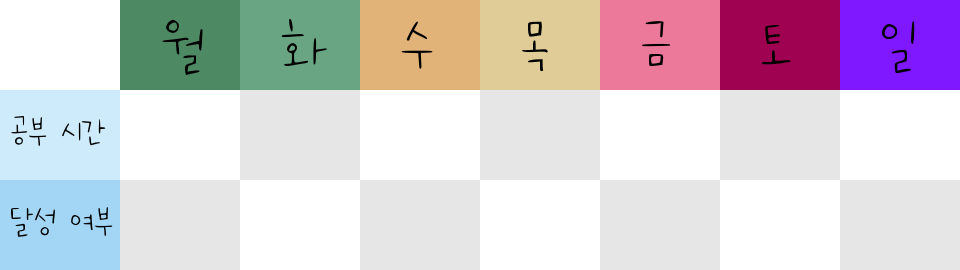

Write the Python code that produced this figure.
from PIL import Image, ImageDraw
from PIL import ImageFont
import datetime
from database_study import DBupdater
from io import BytesIO


class week_table:
    def __init__(self, name):
        self.im = None
        self.filename = "./week_table.png"
        self.font_name = "./.fonts/my_font.ttf"
        self.db = DBupdater()
        self.name = name

    # week_table.png 파일이 있는지 체크, 없으면 get_week_table 파일 만듬
    def check_file_exists(self):
        try:
            self.im = Image.open(self.filename)
        except IOError:
            self.make_week_table()
            self.im = Image.open(self.filename)

    def make_week_table(self) -> None:

        date_im = []
        menu_im = []
        date_name = ["월", "화", "수", "목", "금", "토", "일"]
        menu_name = ["공부 시간", "달성 여부"]
        date_colors = [(77, 137, 99), (105, 165, 131), (225, 179, 120), (224, 204, 151), (236, 121, 154), (159, 2, 81),
                       (127, 23, 255)]
        menu_colors = [(206, 235, 251), (163, 214, 245), (102, 167, 197)]

        self.im = Image.new(mode="RGB", size=(960, 270), color=(255, 255, 255))
        line = Image.new("RGB", (120, 90), (230, 230, 230))
        d = ImageDraw.Draw(self.im)

        font = ImageFont.truetype(self.font_name, 75)
        # 날짜 이미지 추가
        for date in range(0, 7):
            date_im.append(Image.new("RGB", (120, 90), date_colors[date]))
            self.im.paste(date_im[date], ((date + 1) * 120, 0))
            d.text(((date + 1) * 120 + 40, -5), date_name[date], font=font, fill=(0, 0, 0))

        font = ImageFont.truetype(self.font_name, 45)
        # 메뉴 이미지 추가
        for menu in range(0, 2):
            menu_im.append(Image.new("RGB", (120, 90), menu_colors[menu]))
            self.im.paste(menu_im[menu], (0, menu * 90 + 90))
            d.text((10, menu * 90 + 100), menu_name[menu], font=font, fill=(0, 0, 0))

        # 격자 무늬 추가
        for row in range(1, 4):
            for col in range(1, 8):
                if (row + col) % 2 == 1:
                    self.im.paste(line, (120 * col, 90 * row))
        self.im.save(self.filename)

    def add_data(self):
        # wee_table.png 불러오기
        self.check_file_exists()

        #변수 모음
        day_to_int = {"Monday": 0, "Tuesday": 1, "Wednesday": 2, "Thursday": 3, "Friday": 4, "Saturday": 5, "Sunday": 6}
        seven_days = {} # {날짜 : 해당 날짜에 해당하는 db의 값}
        db_seven_days = [] # {7일간의 db의 값}
        date_of_monday = None
        date_of_sunday = None

        # 오늘의 요일의 int값
        today_day_int = day_to_int[datetime.datetime.now().date().strftime("%A")]
        # 이번주의 월요일 날짜
        date_of_monday = datetime.datetime.now().date() - datetime.timedelta(days = today_day_int)
        date_of_sunday = date_of_monday + datetime.timedelta(days = 6)

        for day in range(7):
            seven_days[date_of_monday + datetime.timedelta(days = day)] = None

        # db_seven_days - [0]:user_name, [1]:today_study_time, [2]:today_date, [3]:is_achieve
        db_seven_days = self.db.get_seven_days(self.name, date_of_monday, date_of_sunday)

        for day in db_seven_days:
            seven_days[day[2]] = day

        font = ImageFont.truetype(self.font_name, 45)
        d = ImageDraw.Draw(self.im)

        # table에 글씨 입력
        for day in range(7):
            # db에 해당하는 날짜의 값이 있을 경우
            if seven_days[date_of_monday + datetime.timedelta(days = day)] is not None:
                d.text((125 + 120 * day, + 105), "00:00:00", font=font, fill=(0, 0, 0))



